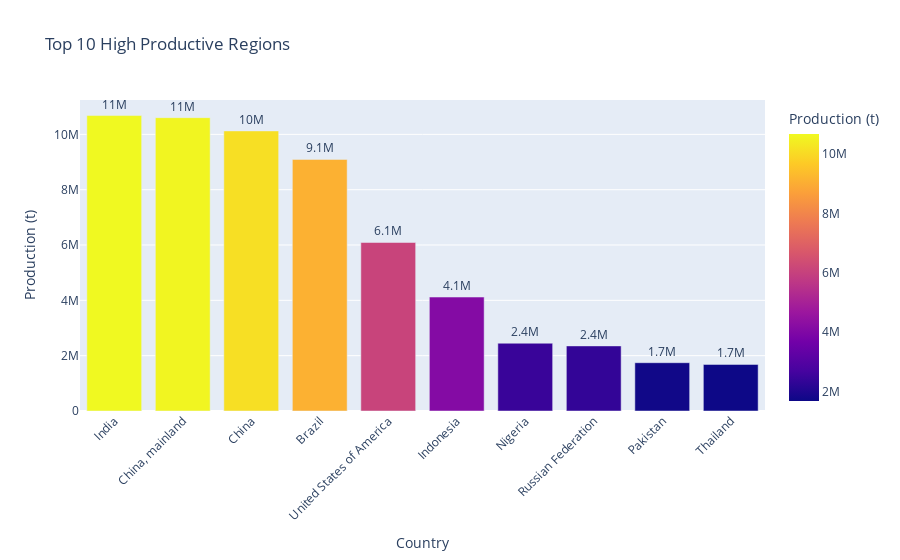

Write notebook code for a chart like this one.
### Code cell
# Create bar chart
fig = px.bar(
    top_Production,
    x='Country',
    y='Production (t)',
    title='Top 10 High Productive Regions',
    text='Production (t)',
    labels={'Country'},
    color='Production (t)'  # Optional: color bars by crop name
)

# Customize layout
fig.update_traces(texttemplate='%{text:.2s}', textposition='outside')
fig.update_layout(
    xaxis_tickangle=-45
)

fig.show()

### Figure 1 — Plotly figure (JSON) as saved in the notebook; plotly's stock layout.template omitted (floating-point values rounded to 4 significant figures)
{"data": [{"hovertemplate": "Country=%{x}<br>Production (t)=%{marker.color}<extra></extra>", "legendgroup": "", "marker": {"color": [10680000.0, 10600000.0, 10120000.0, 9095000.0, 6091000.0, 4119000.0, 2450000.0, 2353000.0, 1745000.0, 1684000.0], "coloraxis": "coloraxis", "pattern": {"shape": ""}}, "name": "", "orientation": "v", "showlegend": false, "text": [10680000.0, 10600000.0, 10120000.0, 9095000.0, 6091000.0, 4119000.0, 2450000.0, 2353000.0, 1745000.0, 1684000.0], "textposition": "outside", "texttemplate": "%{text:.2s}", "type": "bar", "x": ["India", "China, mainland", "China", "Brazil", "United States of America", "Indonesia", "Nigeria", "Russian Federation", "Pakistan", "Thailand"], "xaxis": "x", "y": [10680000.0, 10600000.0, 10120000.0, 9095000.0, 6091000.0, 4119000.0, 2450000.0, 2353000.0, 1745000.0, 1684000.0], "yaxis": "y"}], "layout": {"barmode": "relative", "coloraxis": {"colorbar": {"title": {"text": "Production (t)"}}, "colorscale": [[0, "#0d0887"], [0.1111, "#46039f"], [0.2222, "#7201a8"], [0.3333, "#9c179e"], [0.4444, "#bd3786"], [0.5556, "#d8576b"], [0.6667, "#ed7953"], [0.7778, "#fb9f3a"], [0.8889, "#fdca26"], [1, "#f0f921"]]}, "legend": {"tracegroupgap": 0}, "title": {"text": "Top 10 High Productive Regions"}, "xaxis": {"anchor": "y", "domain": [0, 1], "tickangle": -45, "title": {"text": "Country"}}, "yaxis": {"anchor": "x", "domain": [0, 1], "title": {"text": "Production (t)"}}}}
